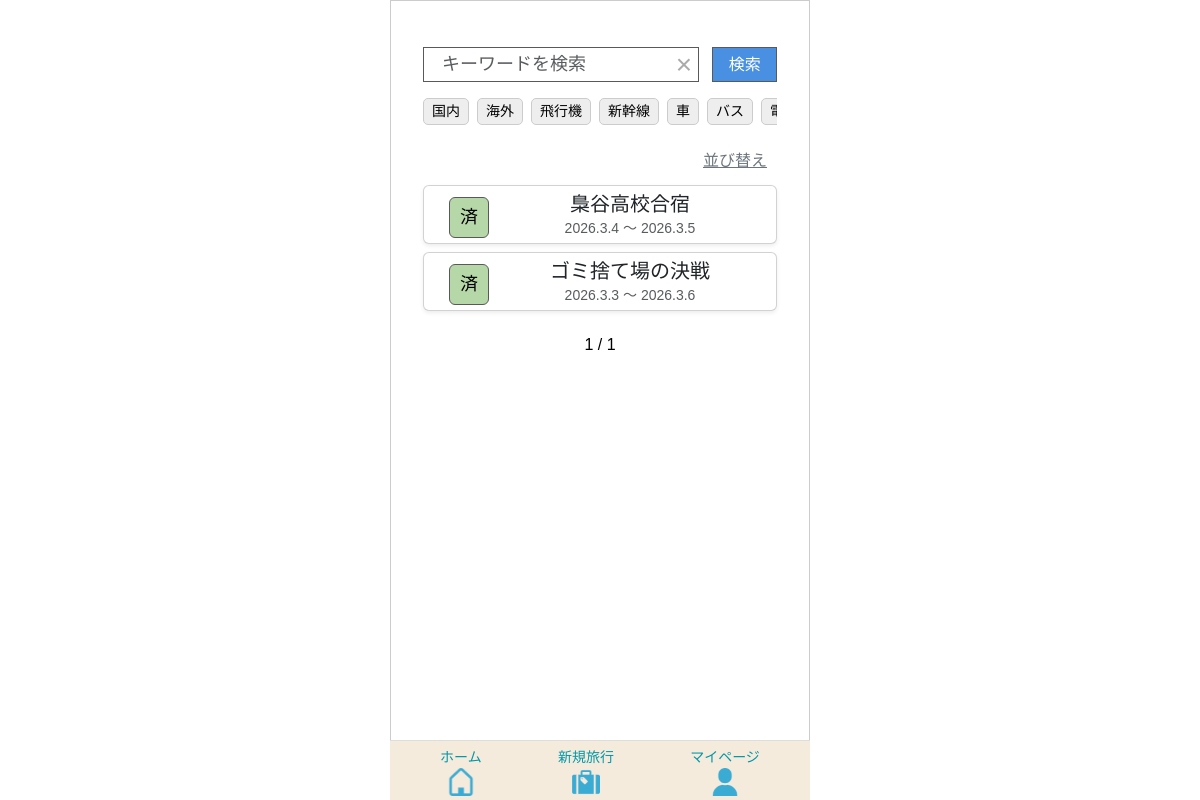
Page /tabipre/home/ (signed in) on the earlier database version.
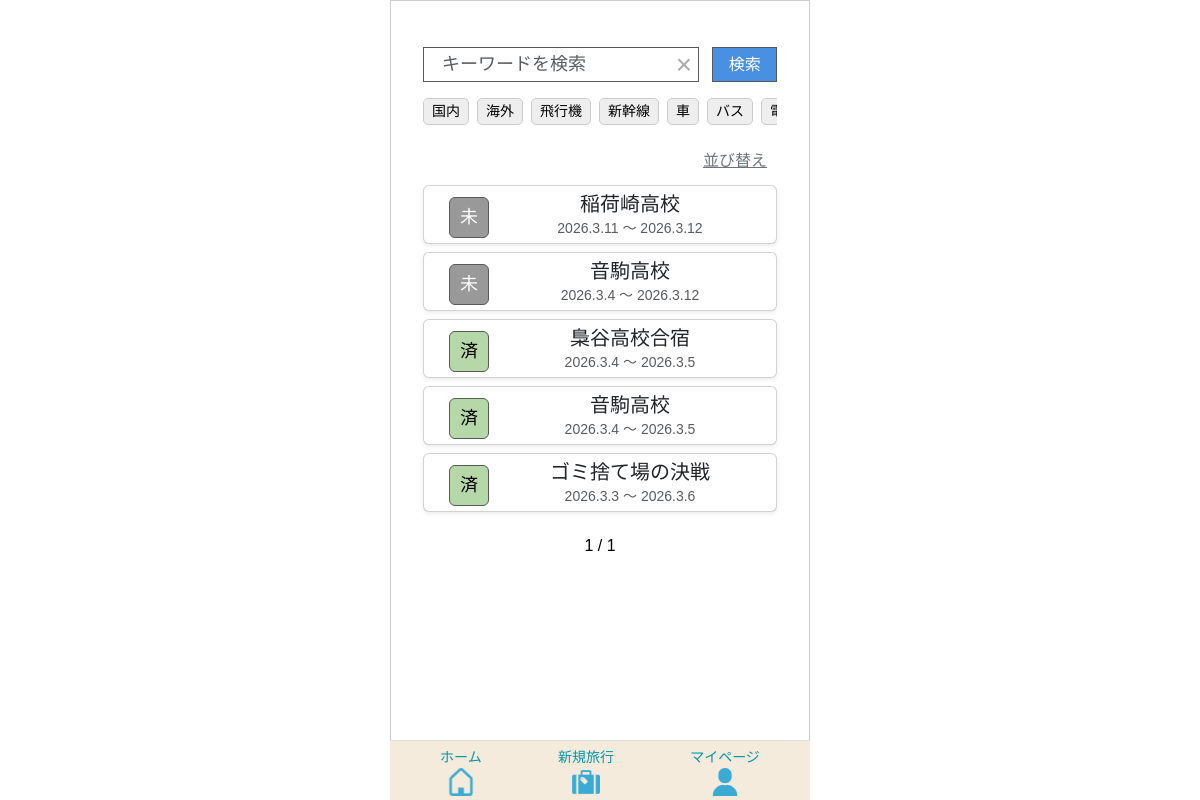
Same page on the later database version.
### app/models/travel.py (models this page shows, shortened)
class Transport(models.Model):
    class TransportType(models.IntegerChoices):
     AIRPLANE   = 0, _("飛行機")
     SHINKANSEN = 1, _("新幹線")
     CAR        = 2, _("車")
     BUS        = 3, _("バス")
     TRAIN      = 4, _("電車")
     OTHER      = 5, _("その他")
    transport_id = models.AutoField(
        primary_key=True,
        verbose_name=_("交通手段ID")
    )
    transport_type = models.IntegerField(
    choices=TransportType.choices,
    verbose_name=_("交通手段")
    )
    created_at = models.DateTimeField(
        auto_now_add=True,
        verbose_name=_("作成日")
    )
    updated_at = models.DateTimeField(
       auto_now=True,
        verbose_name=_("更新日")
    )
    class Meta:
        verbose_name = _("交通手段")
        verbose_name_plural = _("交通手段")

class Travel_info(models.Model):
    class StayType(models.IntegerChoices):
        DAY_TRIP = 0, _("日帰り")
        STAY     = 1, _("宿泊")
    class LocationType(models.IntegerChoices):
        DOMESTIC = 0, _("国内")
        OVERSEAS = 1, _("海外")
    class StatusType(models.IntegerChoices):
        NOT_DONE  = 0, _("未")
        COMPLETE  = 1, _("完")
        PROCESSED = 2, _("済")
    travel_info_id = models.AutoField(
        primary_key=True,
        verbose_name=_("旅行情報ID")
    )
    user = models.ForeignKey(
        settings.AUTH_USER_MODEL,
        on_delete=models.CASCADE,
        verbose_name=_("ユーザーID")
    )
    travel_title = models.CharField(
        max_length=100,
        verbose_name=_("旅行タイトル")
    )
    start_date = models.DateField(
        verbose_name=_("開始日")
    )
    end_date = models.DateField(
        verbose_name=_("終了日")
    )
    stay_type = models.IntegerField(
        choices=StayType.choices,
        verbose_name=_("宿泊タイプ")
    )
    location = models.IntegerField(
        choices=LocationType.choices,
        verbose_name=_("場所"),
    )
    memo = models.CharField(
        max_length=230,
        blank=True,
        verbose_name=_("メモ")
    )
    status = models.IntegerField(
        choices=StatusType.choices,
        default=0,
        verbose_name=_("ステータス")
    )
    transport = models.ManyToManyField(
        "Transport",
        through="Travelmode",
        verbose_name=_("交通手段")
    )
    created_at = models.DateTimeField(
        auto_now_add=True,
        verbose_name=_("作成日")
    )
    updated_at = models.DateTimeField(
       auto_now=True,
        verbose_name=_("更新日")
    )
    class Meta:
        verbose_name = _("旅行情報")
        verbose_name_plural = _("旅行情報")

### app/views/home.py (the view)
# urls.py: path('tabipre/home/', HomeView.as_view(), name='home'),
class HomeView(LoginRequiredMixin, TemplateView):
    template_name = "home/home.html"
    login_url = "/"
    def get(self, request, *args, **kwargs):
        if request.session.get("creating_travel"):
            Template.objects.filter(
                travel_info__isnull=True,
                user=request.user
            ).delete()
            request.session["creating_travel"] = False
        keyword = request.GET.get("keyword", "")
        travel_type = request.GET.getlist("travel_type")
        transport_filter = [t for t in request.GET.getlist("transport") if t]
        sort = request.GET.get("sort", "")
        travels = Travel_info.objects.filter(
            user=request.user
        )
        if keyword:
            travels = travels.filter(travel_title__icontains=keyword)
        if travel_type:
            travels = travels.filter(location__in=travel_type)
        if transport_filter:
            travels = travels.filter(
                transport__transport_type__in=transport_filter
            )
        today = timezone.now().date()
        completed_travel_ids = (
            TravelItem.objects
            .filter(travel_category__template__travel_info__user=request.user)
            .values("travel_category__template__travel_info")
            .annotate(
                total=Count("id"),
                done=Count("id", filter=Q(item_checked=1))
            )
            .filter(total=F("done"))
            .values_list("travel_category__template__travel_info", flat=True)
        )
        travels = travels.annotate(
            display_status=Case(
                When(end_date__lt=today, then=Value("済")),
                When(travel_info_id__in=completed_travel_ids, then=Value("完")),
                default=Value("未"),
                output_field=CharField()
            )
        )
        travels = travels.annotate(
            status_order=Case(
                When(display_status="完", then=0),
                When(display_status="未", then=1),
                When(display_status="済", then=2),
                default=3,
                output_field=IntegerField(),
            )
        )
        if sort == "title_asc":
            travels = travels.order_by("travel_title")
        elif sort == "title_desc":
            travels = travels.order_by("-travel_title")
        elif sort == "date_asc":
            travels = travels.order_by("start_date")
        elif sort == "date_desc":
            travels = travels.order_by("-start_date")
        else:
            travels = travels.order_by("status_order", "-start_date")
        paginator = Paginator(travels, 5)
        page = request.GET.get("page")
        travels_page = paginator.get_page(page)
        tags = Transport.objects.exclude(
            transport_type=Transport.TransportType.OTHER
        )
        return render(request, self.template_name, {
            "travels": travels_page,
            "keyword": keyword,
            "tags": tags,
            "travel_type": travel_type,
            "transport": transport_filter,
            "sort": sort,
        })

### templates/home/home.html (shortened to what this page needs)
{% extends 'base.html' %}
{% load static %}
{% block extra_css %}
{{ block.super }}
<link rel="stylesheet" href="{% static 'tabipre/css/home.css' %}">
{% endblock %}
{% block content %}
<div class="container mt-3">
    <form method="GET" id="searchForm" class="d-flex mt-2 mb-3 position-relative">
        <span id="clearBtn" class="clear-btn">&times;</span>
        <input type="text" name="keyword" id="keywordInput"
               autocomplete="off"
               value="{{ keyword }}"
               class="form-control me-2 search-input"
               placeholder="キーワードを検索">
        <button class="search-btn">検索</button>
    </form>
    <div class="d-flex flex-row flex-nowrap overflow-auto mt-1 mb-2 tag-scroll">
        <a href="#"
           class="tag-badge {% if '0' in travel_type %}selected{% endif %}"
           data-type="travel_type" data-value="0">国内</a>
        <a href="#"
           class="tag-badge {% if '1' in travel_type %}selected{% endif %}"
           data-type="travel_type" data-value="1">海外</a>
        {% for tag in tags %}
            <a href="#"
               class="tag-badge {% if tag.transport_type|stringformat:'s' in transport %}selected{% endif %}"
               data-type="transport"
               data-value="{{ tag.transport_type }}">
                {{ tag.get_transport_type_display }}
            </a>
        {% endfor %}
    </div>
    <div class="sort-btn-wrapper mb-2">
        <a href="#" class="sort-btn" data-bs-toggle="modal" data-bs-target="#sortModal">
            並び替え
        </a>
    </div>
    {% for t in travels %}
        <a href="{% url 'app:travel_detail' t.travel_info_id %}" class="text-decoration-none text-dark">
            <div class="card mb-2 shadow-sm">
                <div class="card-body d-flex align-items-center">
                    <div class="align-items-center">
                        {% if t.display_status == "未" %}
                            <span class="badge-t status-mi">未</span>
                        {% elif t.display_status == "完" %}
                            <span class="badge-t status-kan">完</span>
                        {% elif t.display_status == "済" %}
                            <span class="badge-t status-zumi">済</span>
                        {% endif %}
                    </div>
                    <div class="flex-grow-1 d-flex flex-column justify-content-center text-center">
                        <h5 class="card-title">{{ t.travel_title }}</h5>
                        <p class="card-text text-muted">
                            {{ t.start_date|date:"Y.n.j" }} 〜 {{ t.end_date|date:"Y.n.j" }}
                        </p>
                    </div>
                </div>
            </div>
        </a>
    {% empty %}
        <p class="text-center text-muted">該当する旅行がありません</p>
    {% endfor %}
    <div class="d-flex justify-content-center mt-3">
        <nav>
            <ul class="pagination">
                {% if travels.has_previous %}
                    <li class="page-item">
                        <a class="page-link"
                           href="?page={{ travels.previous_page_number }}&keyword={{ keyword }}&sort={{ sort }}">
                           前へ
                        </a>
                    </li>
                {% else %}
                    <li class="page-item disabled">
                    </li>
                {% endif %}
                <li class="page-item active">
                    <span class="page-link">
                        {{ travels.number }} / {{ travels.paginator.num_pages }}
                    </span>
                </li>
                {% if travels.has_next %}
                    <li class="page-item">
                        <a class="page-link"
                           href="?page={{ travels.next_page_number }}&keyword={{ keyword }}&sort={{ sort }}">
                           次へ
                        </a>
                    </li>
                {% else %}
                    <li class="page-item disabled">
                    </li>
                {% endif %}
            </ul>
        </nav>
    </div>
</div>
{% endblock %}

### templates/base.html (shortened to what this page needs)
<!DOCTYPE html>
<html lang="en">
<head>
    {% load static %}
    <link href="https://cdn.jsdelivr.net/npm/bootstrap@5.3.0/dist/css/bootstrap.min.css" rel="stylesheet">
    <link rel="stylesheet" href="https://cdn.jsdelivr.net/npm/bootstrap-icons@1.10.5/font/bootstrap-icons.css">
    <link rel="stylesheet" href="https://cdn.jsdelivr.net/npm/flatpickr/dist/themes/airbnb.css">
    {% block extra_css %}
    <link rel="stylesheet" href="{% static 'tabipre/css/base/base.css' %}">
    <link rel="stylesheet" href="{% static 'tabipre/css/base/calendar_style.css' %}">
    {% endblock %}
</head>
<body class="{% block body_class %}{% endblock %}">
    <div class="app-frame">
        <div class="content-wrapper container">
            {% block content %}
            {% endblock %}
        </div>
        {% if request.user.is_authenticated and not is_share_page %}
        <nav class="navbar navbar-light bottom-nav">
            <div class="container d-flex text-center">
                <a class="nav-link flex-fill" href="{% url 'app:home' %}">
                    ホーム<br>
                    <img src="{% static 'tabipre/icons/home.png' %}" width="28">
                </a>
                <a class="nav-link flex-fill" href="{% url 'app:travel_step1' %}">
                    新規旅行<br>
                    <img src="{% static 'tabipre/icons/travel.png' %}" width="28">
                </a>
                <a class="nav-link flex-fill" href="{% url 'app:mypage' %}">
                    マイページ<br>
                    <img src="{% static 'tabipre/icons/mypage.png' %}" width="28">
                </a>
            </div>
        </nav>
        {% endif %}
    </div>
</body>
</html>

### templates/includes/toast.html (shortened to what this page needs)
{% load static %}

### static/tabipre/css/base/base.css (style rules this page uses)
.app-frame { max-width: 420px; margin: 0 auto; min-height: 100vh; padding: 8px; padding-top: 30px; background: #fff; border: 1px solid #ccc; color: #595959; display: flex; flex-direction: column; box-sizing: border-box; font-family: Arial, Helvetica, sans-serif; }
.bottom-nav { position: fixed; bottom: 0; left: 50%; transform: translateX(-50%); width: 100%; max-width: 420px; height: 60px; padding: 6px 0; background: #f5ebdd; border-top: 1px solid #ddd; z-index: 999; }
.bottom-nav a { color: #0097a7; font-size: 14px; text-decoration: none; }
.content-wrapper { padding-bottom: 60px !important; }
.badge-t { display: inline-block; min-width: 32px; padding: 6px 10px; margin: 5px 20px 0 0 !important; border-radius: 6px; border: 1px solid #595959; font-size: 18px; }
.status-mi { background: #999; color: #fff; }
.status-zumi { background: #b6d7a8; color: #000; }
.card-body { padding: 8px 16px !important; }
input, select, textarea, input.form-control, select.form-control, textarea.form-control { width: 100%; padding: 4px 8px; font-size: 18px; border: 1px solid #595959 !important; border-radius: 6px; box-sizing: border-box; }
html { overflow-y: scroll; }
body { font-size: 18px; }

### static/tabipre/css/home.css (style rules this page uses)
form input { border: 1px solid #ccc; padding: 8px; width: 100%; background-color: #ffffff; box-sizing: border-box; transition: border-color 0.25s ease, box-shadow 0.25s ease; color: #000; }
.search-input { height: 35px; width: 50%; padding: 4px 8px; border: 1px solid #ccc; }
.search-btn { font-size: 16px; background-color: #4a90e2; color: #fff; height: 35px; width: 80px; margin-left: 5px; padding: 4px 6px; line-height: 1; border: 1px solid #595959; }
input[type="text"], button { border-radius: 0; }
.card-body { padding: 4px 25px !important; }
.card-title { margin: 2px 0; }
.card-text { margin: 0; font-size: 14px; }
.sort-btn-wrapper { display: flex; justify-content: flex-end; }
.sort-btn { padding: 4px 10px; font-size: 16px; color: #6c757d; }
.tag-badge { display: inline-block; background-color: #eee; color: #000; padding: 2px 8px; border-radius: 5px; font-size: 14px; white-space: nowrap; margin-right: 8px; border: 1px solid #ccc; text-decoration: none; margin-bottom: 4px; }
.pagination { display: flex; justify-content: center; align-items: center; gap: 24px; }
.page-link { background-color: #eee !important; color: #000; border: 1px solid #000 !important; padding: 6px 16px; border-radius: 8px; font-size: 16px; }
.page-item span.page-link { background: #fff !important; color: #000 !important; border: none !important; padding: 6px 10px; font-size: 16px; }
.clear-btn { position: absolute; right: 80px; top: 50%; transform: translateY(-50%); font-size: 28px; color: #aaa; cursor: pointer; padding: 5px; background: transparent; z-index: 10; display: block; }
.search-input { padding-right: 40px; }
.search-input::placeholder { padding-left: 10px; }
.tag-scroll { overflow-y: hidden; padding-bottom: 8px; margin-top: 12px; }

Differences in the rows shown:
added Travel_info: shows "未", travel_title "稲荷崎高校", start_date "2026.3.11", end_date "2026.3.12"
added Travel_info: shows "未", travel_title "音駒高校", start_date "2026.3.4", end_date "2026.3.12"
added Travel_info: shows "済", travel_title "音駒高校", start_date "2026.3.4", end_date "2026.3.5"
